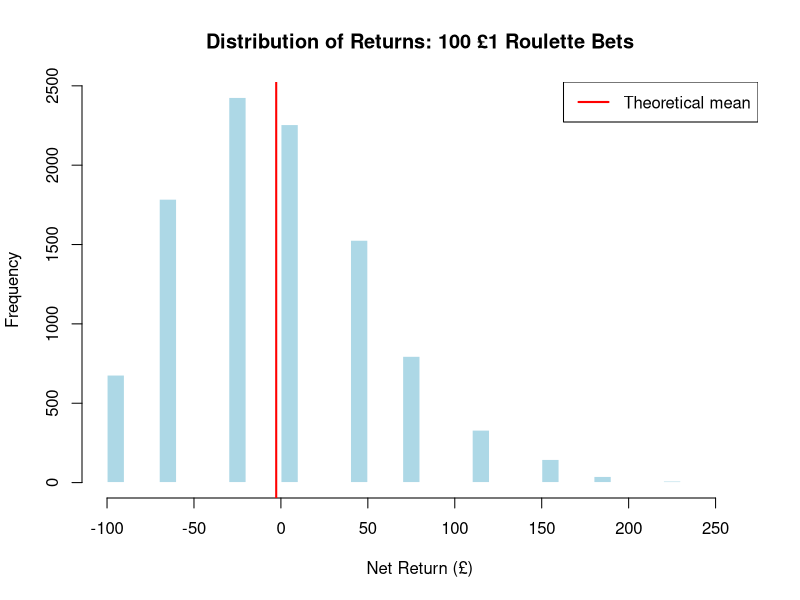

The R script that drew this image:
# roulette_simulation.R
# Monte Carlo simulation of 100 £1 European roulette bets
# Compare simulated results with theoretical expectation

set.seed(123)  # reproducibility

bets <- 100      # number of bets per session
runs <- 10000    # number of Monte Carlo runs

# Simulate outcomes: +35 for a win, -1 for a loss
simulate_session <- function(bets) {
  sum(sample(c(-1, 35),
             size = bets,
             replace = TRUE,
             prob = c(36/37, 1/37)))
}

# Run many simulations
results <- replicate(runs, simulate_session(bets))

# Summary statistics
mean_result <- mean(results)
sd_result   <- sd(results)
expected_ev <- bets * ((35 * (1/37)) - (36/37))

cat("Simulated mean result:", round(mean_result, 2), "\n")
cat("Theoretical expected result:", round(expected_ev, 2), "\n")
cat("Standard deviation:", round(sd_result, 2), "\n")

# Plot histogram
hist(results,
     breaks = 40,
     main = "Distribution of Returns: 100 £1 Roulette Bets",
     xlab = "Net Return (£)",
     col = "lightblue",
     border = "white")

abline(v = expected_ev, col = "red", lwd = 2)
legend("topright", legend = c("Theoretical mean"), col = "red", lwd = 2)
